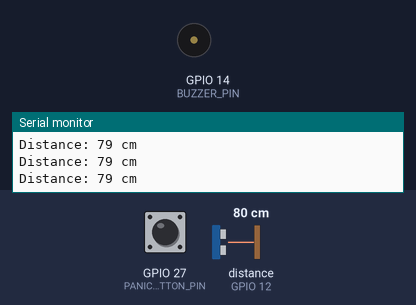
The program below on a simulated ESP32. Parts: buzzer (waves = sounding, pin HIGH), the last lines printed to the serial monitor. Wiring (inferred from the names in the program): ultrasonic range finder: trigger GPIO 13; echo GPIO 12. The inputs (shaded band) are chosen by the test bench; at power-on: GPIO 27 (PANIC_BUTTON_PIN) HIGH, distance to the obstacle (sensor on GPIO 12) 80 cm. The echo pulse lasts 58.3 µs per cm; WiFi joins after 1.5 s; servers stay silent unless stated; pins used as bus, display or sensor lines are not drawn.

Above: at 3.2 s.
3.3 s: GPIO 27 (PANIC_BUTTON_PIN) pulled LOW for 0.15 s
At 3.53 s:
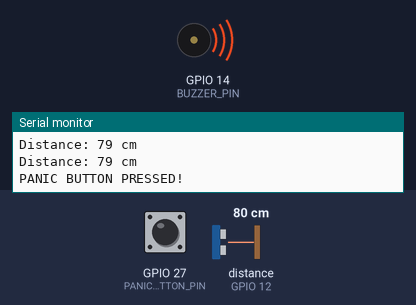
6.3 s: distance to the obstacle (sensor on GPIO 12) set to 53 cm
8.1 s: distance to the obstacle (sensor on GPIO 12) set to 46 cm
At 8.78 s:
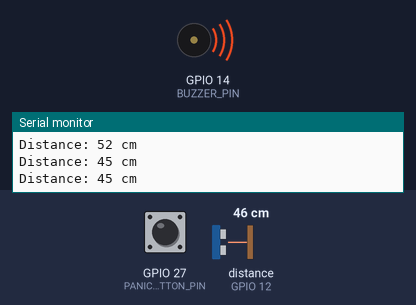
11.1 s: distance to the obstacle (sensor on GPIO 12) set to 60 cm
At 11.9 s:
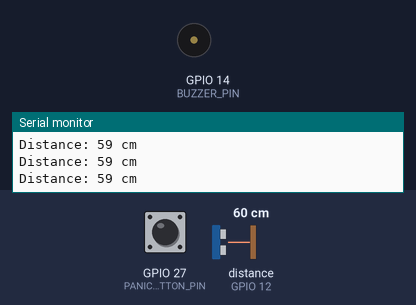
Timing chart, 0 to 13.6 s (numbered marks = the images above; inputs shaded):
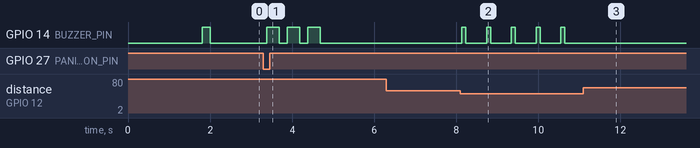

The program:

main.cpp
```cpp
#include <WiFi.h>

// Blynk
#define BLYNK_TEMPLATE_ID "TMPL6cd1RFkOJ"
#define BLYNK_TEMPLATE_NAME "Blind Stick"
#define BLYNK_DEVICE_NAME "Blind Stick"
#define BLYNK_AUTH_TOKEN "dYy2xBpszHE0clwYiTBXAz0KKZY1Nj26"

#include <BlynkSimpleEsp32.h>

// ================= USER CONFIGURATION =================
char ssid[] = "OPPO";
char pass[] = "brirathebest";

// ================= PIN DEFINITIONS =================
#define TRIG_PIN 13
#define ECHO_PIN 12
#define BUZZER_PIN 14
#define PANIC_BUTTON_PIN 27

// ================= VARIABLES =================
long duration;
int distance;
bool lastPanicState = HIGH; // ADD THIS LINE - CRITICAL!

void setup()
{
  Serial.begin(115200);

  // Sensor and Output Setup
  pinMode(TRIG_PIN, OUTPUT);
  pinMode(ECHO_PIN, INPUT);
  pinMode(BUZZER_PIN, OUTPUT);
  pinMode(PANIC_BUTTON_PIN, INPUT_PULLUP);

  // Initial state
  digitalWrite(TRIG_PIN, LOW);
  digitalWrite(BUZZER_PIN, LOW);

  // Connect to Wi-Fi and Blynk
  Serial.print("Connecting to Wi-Fi...");
  Blynk.begin(BLYNK_AUTH_TOKEN, ssid, pass);

  // Buzz once to show startup is complete
  digitalWrite(BUZZER_PIN, HIGH);
  delay(200);
  digitalWrite(BUZZER_PIN, LOW);
  Serial.println("Setup Complete!");
}

void loop()
{
  Blynk.run();

  // --- OBSTACLE DETECTION ---
  digitalWrite(TRIG_PIN, LOW);
  delayMicroseconds(2);
  digitalWrite(TRIG_PIN, HIGH);
  delayMicroseconds(10);
  digitalWrite(TRIG_PIN, LOW);

  duration = pulseIn(ECHO_PIN, HIGH, 30000);

  if (duration == 0)
  {
    Serial.println("No echo received - check wiring/voltage!");
    digitalWrite(BUZZER_PIN, LOW);
  }
  else
  {
    distance = duration * 0.034 / 2;

    Serial.print("Distance: ");
    Serial.print(distance);
    Serial.println(" cm");

    // Send distance to Blynk (Virtual Pin V1)
    Blynk.virtualWrite(V1, distance);

    if (distance > 0 && distance < 50)
    {
      digitalWrite(BUZZER_PIN, HIGH);
      delay(100);
      digitalWrite(BUZZER_PIN, LOW);

      if (distance < 20)
        delay(100);
      else
        delay(400);
    }
    else
    {
      digitalWrite(BUZZER_PIN, LOW);
    }
  }

  // --- PANIC BUTTON LOGIC ---
  bool panicPressed = (digitalRead(PANIC_BUTTON_PIN) == LOW);

  if (panicPressed && !lastPanicState)
  {
    Serial.println("PANIC BUTTON PRESSED!");

    // 1. TRIGGER EVENT - Send to V0
    Blynk.virtualWrite(V0, 1);

    // 2. Also log event
    Blynk.logEvent("panic_button", "Emergency! Help needed!");

    // 3. Buzzer alert
    for (int i = 0; i < 3; i++)
    {
      digitalWrite(BUZZER_PIN, HIGH);
      delay(300);
      digitalWrite(BUZZER_PIN, LOW);
      delay(200);
    }

    // Reset V0 after 2 seconds
    delay(2000);
    Blynk.virtualWrite(V0, 0);
  }

  lastPanicState = panicPressed;

  delay(100); // Small delay between loops
}
```

Measured:
- the behaviour switches between 51 and 50 cm on distance to the obstacle (sensor on GPIO 12) (found by bisection; images 1 and 2)
- after the input at 3.3 s, GPIO 14 (BUZZER_PIN): alternates HIGH for 0.30 s and LOW for 0.20 s, 6 changes in all, then stays LOW, starting after 0.09 s
- after the input at 8.1 s, GPIO 14 (BUZZER_PIN): alternates HIGH for 0.10 s and LOW for 0.50 s, starting at once
- after the input at 11.1 s, GPIO 14 (BUZZER_PIN): stops changing and stays LOW
